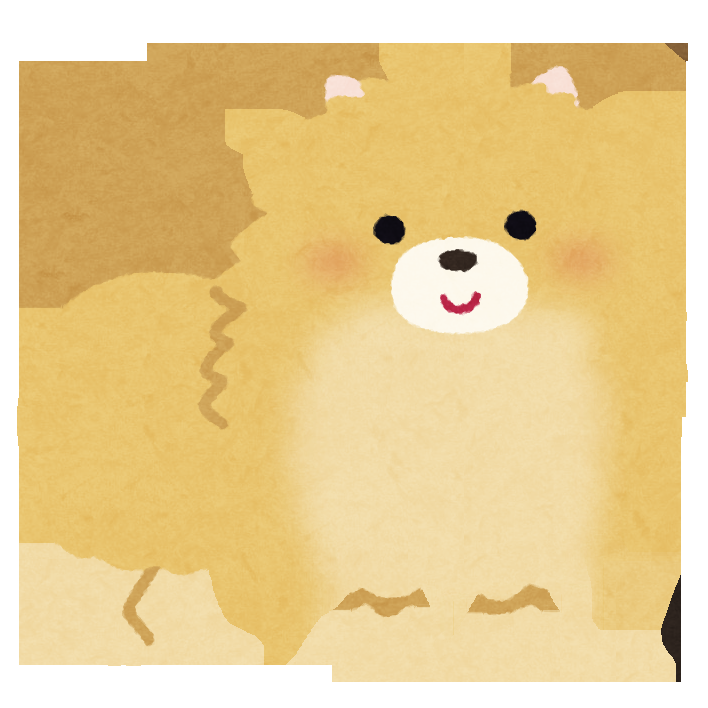
#> input picture example.png, 708 x 708 px
$ jupyter execute --allow-errors cv_ex08.ipynb
#> lines starting #> are read from the running program, lines starting #| are printed output that depends on the picture
第8回の演習です。特徴点マッチングを行います。
左上の「ファイル」＞「ドライブにコピーを保存」を選択して、Google DriveにNotebookを保存します。ご自身のGoogleドライブの"Colab Notebooks"フォルダで、保存したNotebookを右クリックし、「アプリで開く」＞「Google Colaboratory」を選択します。その上で、各コードを実行するには、以下のコマンドを実行してください。実行は「再生」ボタンを押します。

[cell 1]
print("Chapter 8")

# 特徴点マッチング

[cell 2]
# ローカル環境では直接画像ファイルを指定
import os
image_filename = "example.png"
print("ファイル名：", image_filename)
print(f"ファイルが存在するか確認: {os.path.exists(image_filename)}")

図を描くには、以下のようにmatplotlibを使うこともできます。

[cell 3]
# OpenCVを使う準備
import cv2
import numpy as np
import matplotlib.pyplot as plt

def show_image(img, title="Image", cmap=None):
    plt.figure(figsize=(8, 6))
    if len(img.shape) == 3:
        # カラー画像の場合、BGR→RGB変換
        plt.imshow(cv2.cvtColor(img, cv2.COLOR_BGR2RGB))
    else:
        # グレースケール画像の場合
        plt.imshow(img, cmap='gray' if cmap is None else cmap)
    plt.title(title)
    plt.axis('off')
    plt.show()

img = cv2.imread(image_filename)
#> img is the input picture: shape (708, 708, 3); mean B, G, R 147.4, 206.5, 233.7
show_image(img, "Original Image")

## AKAZEによる特徴点マッチング

[cell 4]
# AKAZE

# im_left = cv2.imread('Lenna.jpg')
# im_right = cv2.imread('LennaRotated.jpg')
im_left = cv2.imread(image_filename)
im_right = cv2.imread(image_filename)

# ダウンサンプリング
im_left_lowers = cv2.pyrDown(im_left)
im_right_lowers = cv2.pyrDown(im_right)

# AKAZE抽出器
detector = cv2.AKAZE_create()

# 画像からKeypointとDescriptorを生成
kp_left, des_left = detector.detectAndCompute(im_left_lowers, None)
#> kp_left = 47 keypoints; strongest (x, y, size): (195, 115, 11.4), (260, 113, 11.4), (229, 130, 11.4), (260, 112, 8.1)
kp_right, des_right = detector.detectAndCompute(im_right_lowers, None)
#> kp_right has the same summary as kp_left

# 全探索マッチング、上位２つの結果を採用
bf = cv2.BFMatcher()
matches = bf.knnMatch(des_left, des_right, k=2)
#> matches = 47 matches

# データを間引き
ratio = 0.5
good = []
for m, n in matches:
    if m.distance < ratio * n.distance:
        good.append([m])
#> this loop made 47 passes
#> after the loop, good = 47 matches

# マッチング結果の描画
im_result = cv2.drawMatchesKnn(im_left_lowers, kp_left, im_right_lowers, kp_right, good, None, flags=2)
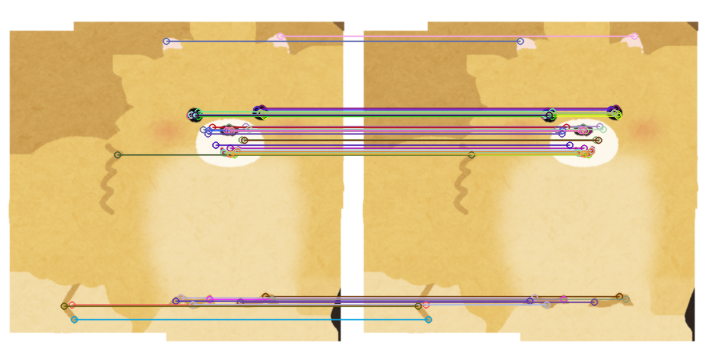
#> im_result: shape (354, 708, 3); mean B, G, R 148, 202, 228.5

# show_image関数を使用して表示
show_image(im_result, "AKAZE Feature Matching Result")

## ORBによる特徴点マッチング

[cell 5]
# ORB

img1 = cv2.imread(image_filename,cv2.IMREAD_GRAYSCALE)
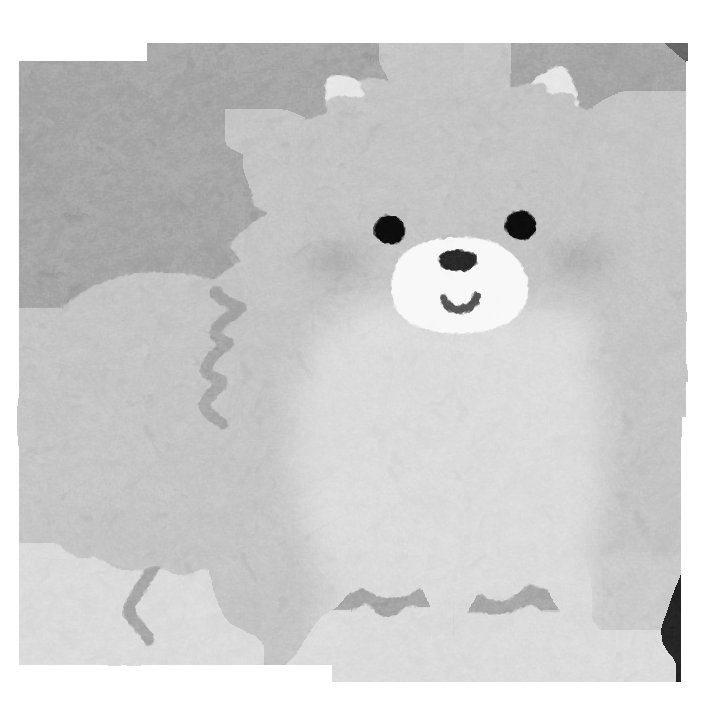
#> img1: shape (708, 708); min 11, max 255, mean 207.4
img2 = cv2.imread(image_filename,cv2.IMREAD_GRAYSCALE)

# ORB detector初期化
orb = cv2.ORB_create()

# 特徴検出
kp1, des1 = orb.detectAndCompute(img1, None)
#> kp1 = 500 keypoints; strongest (x, y, size): (444, 258, 111.1), (469, 258, 111.1), (472, 257, 92.6), (439, 257, 92.6)
kp2, des2 = orb.detectAndCompute(img2, None)
#> kp2 has the same summary as kp1

# ハミング距離による総当たりマッチングインスタンスを作成
bf = cv2.BFMatcher(cv2.NORM_HAMMING, crossCheck=True)

# マッチング実行
matches = bf.match(des1,des2)
#> matches = 500 matches

# ハミング距離でソート
matches = sorted(matches, key = lambda x:x.distance)

# ハミング距離が小さい10点を描画
NOT_DRAW_SINGLE_POINTS = 2
img3 = cv2.drawMatches(img1,kp1,img2,kp2,matches[:10], None, flags=NOT_DRAW_SINGLE_POINTS)
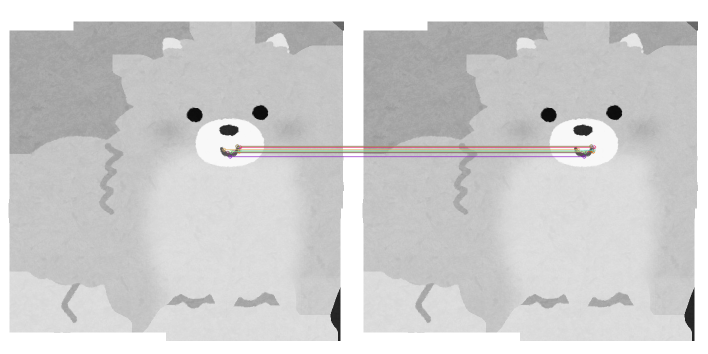
#> img3: shape (708, 1416, 3) (shown at 1/2 size); mean of channels 0, 1, 2 206.9, 206.8, 207.1; drawn as B, G, R

# cv2.imwrite('bf_im3.jpg', img3)

# show_image関数を使用して表示
show_image(img3, "ORB Feature Matching Result")

# イメージモザイキング
パノラマ画像を作ります。左側のカメラ画像（[pano_left.jpg](https://drive.google.com/file/d/1HioEPRPur3Gi5ZqJ6Pkan_v-ScTSZ8Iv/view?usp=sharing)）と右側のカメラ画像（[pano_right.jpg](https://drive.google.com/file/d/1eMAZFuwlvcznHBxyVzgxgpOfBNx62EYR/view?usp=sharing)）をダウンロードして下さい。その上で以下を実行し、これらのファイルをアップロードします。もちろん、これらのカメラ画像としてご自身で撮影した写真を使っても構いません。

[cell 6]
# ローカル環境では直接画像ファイルを指定
image_filename1 = "example.png"
image_filename2 = "example.png"
print("ファイル名：", image_filename1, image_filename2)

[cell 7]
import cv2
import numpy as np
from matplotlib import pyplot as plt
img1 = cv2.imread(image_filename1)
img2 = cv2.imread(image_filename2)

# show_image関数を使用して個別に表示
show_image(img1, "Left Image for Panorama")
show_image(img2, "Right Image for Panorama")

イメージモザイキングの処理を行って、2枚のカメラ画像をつなぎます。結果、1枚のパノラマ画像ができます。OpenCVにはstitcher関数が用意されており、イメージモザイキングを行うことができます。複数の画像の間の幾何学的変換と色補正を自動的に処理し、パノラマ画像を構成します。

[cell 8]
# Stitcher
images = []
images.append(img1)
images.append(img2)

stitcher = cv2.Stitcher_create(cv2.Stitcher_PANORAMA)
(status, stitched) = stitcher.stitch(images)
#> status = 1

if status != cv2.Stitcher_OK:
    print("Can't stitch images, error code = %d" % status)
#| Can't stitch images, error code = 1

# show_image関数を使用して表示
#> (the rest of this cell did not finish here and is left out)
